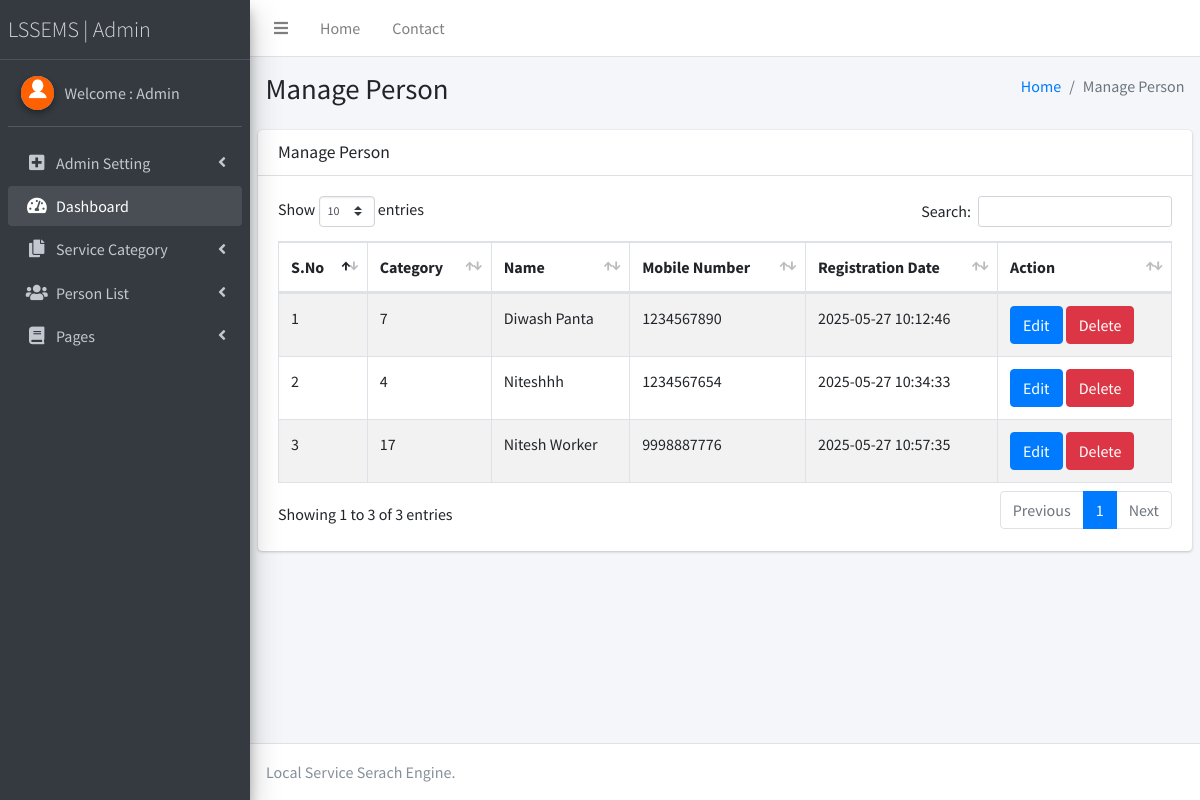
Screenshot of /admin/manage-person.php (signed in) with the database file from the repository.
### tables this page shows
CREATE TABLE `tblperson` (
  `ID` int(10) NOT NULL,
  `Category` varchar(200) DEFAULT NULL,
  `Name` varchar(200) DEFAULT NULL,
  `Email` varchar(200) NOT NULL,
  `Password` varchar(255) NOT NULL,
  `Picture` varchar(200) DEFAULT NULL,
  `MobileNumber` bigint(10) DEFAULT NULL,
  `Address` mediumtext DEFAULT NULL,
  `City` varchar(200) NOT NULL,
  `Latitude` varchar(100) DEFAULT NULL,
  `Longitude` varchar(100) DEFAULT NULL,
  `RegDate` timestamp NULL DEFAULT current_timestamp()
);

### admin/manage-person.php (the view, shortened to what this page needs)
<?php
if (strlen($_SESSION['lssemsaid']==0)) {
  header('location:logout.php');
  } else{
  ?>
<!DOCTYPE html>
<html>
<head>
  <link rel="stylesheet" href="plugins/fontawesome-free/css/all.min.css">
  <link rel="stylesheet" href="https://code.ionicframework.com/ionicons/2.0.1/css/ionicons.min.css">
  <link rel="stylesheet" href="plugins/datatables-bs4/css/dataTables.bootstrap4.css">
  <link rel="stylesheet" href="dist/css/adminlte.min.css">
</head>
<body class="hold-transition sidebar-mini">
<div class="wrapper">
  <?php include_once('includes/header.php');?>
<?php include_once('includes/sidebar.php');?>
  <div class="content-wrapper">
    <section class="content-header">
      <div class="container-fluid">
        <div class="row mb-2">
          <div class="col-sm-6">
            <h1>Manage Person</h1>
          </div>
          <div class="col-sm-6">
            <ol class="breadcrumb float-sm-right">
              <li class="breadcrumb-item"><a href="dashboard.php">Home</a></li>
              <li class="breadcrumb-item active">Manage Person</li>
            </ol>
          </div>
        </div>
      </div>
    </section>
    <section class="content">
      <div class="row">
        <div class="col-12">
          <div class="card">
            <div class="card-header">
              <h3 class="card-title">Manage Person</h3>
            </div>
            <div class="card-body">
              <table id="example1" class="table table-bordered table-striped">
                <thead>
                <tr>
                  <th>S.No</th>
                  <th>Category</th>
                  <th>Name</th>
                  <th>Mobile Number</th>
                  <th>Registration Date</th>
                  <th>Action</th>
                </tr>
                </thead>
                 <?php
$sql="SELECT * from tblperson";
$query = $dbh -> prepare($sql);
$query->execute();
$results=$query->fetchAll(PDO::FETCH_OBJ);
$cnt=1;
if($query->rowCount() > 0)
{
foreach($results as $row)
{               ?>
                <tr>
                  <td><?php echo htmlentities($cnt);?></td>
                  <td><?php  echo htmlentities($row->Category);?></td>
                  <td><?php  echo htmlentities($row->Name);?></td>
                  <td><?php  echo htmlentities($row->MobileNumber);?></td>
                  <td><?php  echo htmlentities($row->RegDate);?></td>
                  <td> <a href="edit-person-detail.php?editid=<?php echo htmlentities ($row->ID);?>" class="btn btn-primary">Edit</a>
     <a href="manage-person.php?id=<?php echo $row->ID;?>&del=delete" onClick="return confirm('Are you sure you want to delete?')" class="btn btn-danger">Delete</a>
                  </td>
                </tr>
                <?php $cnt=$cnt+1;}} ?>
              </table>
            </div>
          </div>
        </div>
      </div>
    </section>
  </div>
 <?php include_once('includes/footer.php');?>
</div>
</body>
</html>
<?php }  ?>

### admin/includes/sidebar.php (shortened to what this page needs)
  <aside class="main-sidebar sidebar-dark-primary elevation-4">
    <a href="dashboard.php" class="brand-link" style="font-weight:bold; font-size:22px;">
      <span class="brand-text font-weight-light">LSSEMS | Admin</span>
    </a>
    <div class="sidebar">
      <div class="user-panel mt-3 pb-3 mb-3 d-flex">
        <div class="image">
          <img src="dist/img/download.png" class="img-circle elevation-2" alt="User Image">
        </div>
        <div class="info">
<?php
$aid=$_SESSION['lssemsaid'];
$sql="SELECT AdminName from  tbladmin where ID=:aid";
$query = $dbh -> prepare($sql);
$query->bindParam(':aid',$aid,PDO::PARAM_STR);
$query->execute();
$results=$query->fetchAll(PDO::FETCH_OBJ);
$cnt=1;
if($query->rowCount() > 0)
{
foreach($results as $row)
{               ?>
          <a href="admin-profile.php" class="d-block">Welcome : <?php  echo $row->AdminName;?></a>
          <?php $cnt=$cnt+1;}} ?>
        </div>
      </div>
      <nav class="mt-2">
        <ul class="nav nav-pills nav-sidebar flex-column" data-widget="treeview" role="menu" data-accordion="false">
            <li class="nav-item has-treeview">
            <a href="#" class="nav-link">
              <i class="nav-icon fas fa-plus-square"></i>
              <p>
                Admin Setting
                <i class="fas fa-angle-left right"></i>
              </p>
            </a>
          </li>
          <li class="nav-item has-treeview menu-open">
            <a href="dashboard.php" class="nav-link">
              <i class="nav-icon fas fa-tachometer-alt"></i>
              <p>
                Dashboard
               </p>
            </a>
          </li>
          <li class="nav-item has-treeview">
            <a href="#" class="nav-link">
              <i class="nav-icon fas fa-copy"></i>
              <p>
                Service Category
                <i class="fas fa-angle-left right"></i>
              </p>
            </a>
          </li>
          <li class="nav-item has-treeview">
            <a href="#" class="nav-link">
              <i class="nav-icon fas fa-users"></i>
              <p>
                Person List
                <i class="right fas fa-angle-left"></i>
              </p>
            </a>
          </li>
          <li class="nav-item has-treeview">
            <a href="#" class="nav-link">
              <i class="nav-icon fas fa-book"></i>
              <p>
                Pages
                <i class="fas fa-angle-left right"></i>
              </p>
            </a>
          </li>
        </ul>
      </nav>
    </div>
  </aside>

### rows the page displays
tblperson: Category "7", Name "Diwash Panta", MobileNumber "1234567890", RegDate "2025-05-27 10:12:46"
tblperson: Category "4", Name "Niteshhh", MobileNumber "1234567654", RegDate "2025-05-27 10:34:33"
tblperson: Category "17", Name "Nitesh Worker", MobileNumber "9998887776", RegDate "2025-05-27 10:57:35"

### other values shown
$row->AdminName "Admin"
